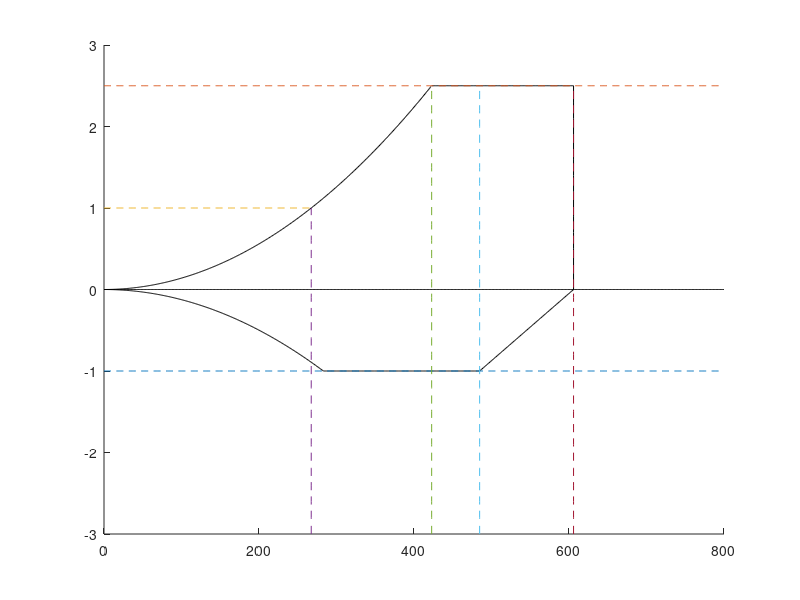

This figure's MATLAB source: (Note: this script raises an error after producing the figure.)
function []=Vn()
Vs1=267.392
Va=422.7839
Vc=484.692
Vd=605.865
Vs1neg=283.0499

nneg=-1.0
npos1=1.0
npos2=2.5

a=1/(Vs1*Vs1)
x1=0:1:Va
y1=a*(x1.^2)

x2=Va:1:Vd
y2=2.5*ones(size(x2))

y3=2.5:-0.1:0
x3=Vd*ones(size(y3))

x4=Vd:-1:Vc
m=1/(Vd-Vc)
c=-m*Vd
y4=m*x4+c

x5=Vs1neg:1:Vc
y5=-1*ones(size(x5))

a=-1/(Vs1neg*Vs1neg)
x6=0:1:Vs1neg
y6=a*(x6.^2)

xa=0:1:800
xb=0:1:Vs1
ye=-3:0.1:1
xc=Vs1*ones(size(ye))
yf=-3:0.1:2.5
yg=-3:0.1:2.5
xd=Va*ones(size(yf))
xe=Vc*ones(size(yg))
ya=0*ones(size(xa))
yb=-1*ones(size(xa))
yc=2.5*ones(size(xa))
yd=1*ones(size(xb))
yh=-3:0.1:2.5
xf=Vd*ones(size(yh))

ax=gca
hold on
plot(x1,y1,'k',x2,y2,'k',x3,y3,'k',x4,y4,'k',x5,y5,'k',x6,y6,'k')
plot(xa,ya,'k',xa,yb,'--',xa,yc,'--',xb,yd,'--',xc,ye,'--',xd,yf,'--',xe,yg,'--',xf,yh,'--')
hold off
xlim([0 800])
ax.XTick=[0 100 200 Vs1 300 375 Va Vc 550 Vd 800]
ax.YTick=[-3.0 -2.0 -1.0 0 1.0 2.0 2.5 3.0]
ylim([-3 5])
title('V-n Diagram')
xlabel('Speed V in KEAS')
ylabel('Load Factor n')
str={'Vs1','Va','Vc','Vd','n lim pos'}
text([Vs1 Va Vc Vd 0],[0 0 0 0 2.6],str)




